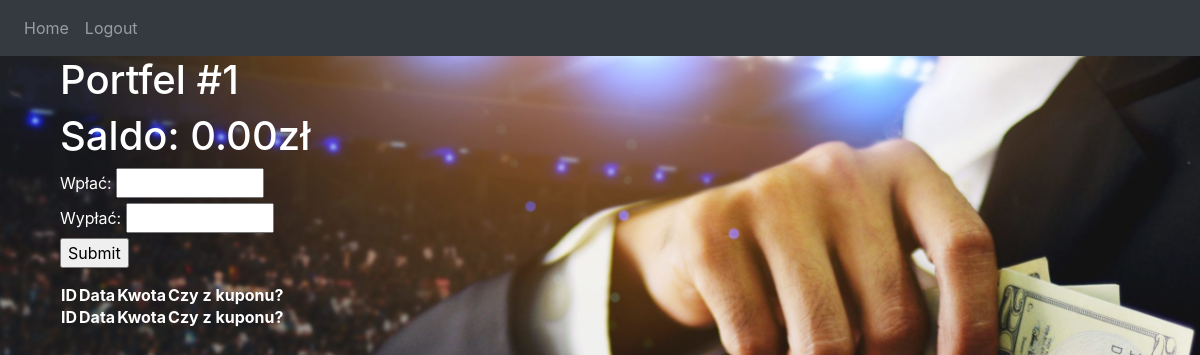
The app's page /portfel1 (signed in), older data.
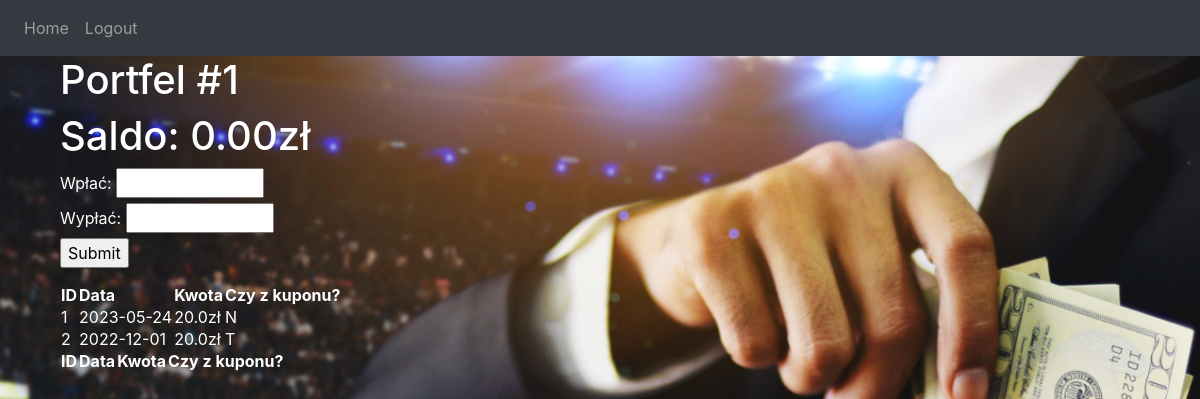
The same page, newer data.
### website/models.py (models this page shows)
class Wplata(db.Model):
    id_wplaty = db.Column(db.Integer, primary_key=True)
    data = db.Column(db.Date, default=func.today(), nullable=False)
    kwota = db.Column(db.Float, nullable=False)
    czy_z_kuponu = db.Column(db.String(1), nullable=False)
    Portfel_id_portfela = db.Column(db.Integer, db.ForeignKey('portfel.id_portfela'))

### website/portfel.py (the view, shortened to what this page needs)
@portfel.route('/portfel1', methods=['GET', 'POST'])
@login_required
def portfel1():
    pn="Portfel #1"
    sql = select(Portfel.id_portfela,Portfel.stan).where(Portfel.id_klienta==current_user.id_user)
    conn = db.engine.connect()
    portfele = conn.execute(sql).first()
    stan=float(portfele[1])
    sql = select(Wplata.id_wplaty,Wplata.data,Wplata.kwota,Wplata.czy_z_kuponu).where(Wplata.Portfel_id_portfela==portfele[0]).order_by(Wplata.data.desc(),Wplata.id_wplaty.desc())
    wplaty = conn.execute(sql).fetchall()
    sql = select(Wyplata.id_wypłaty,Wyplata.data,Wyplata.kwota,Wyplata.czy_z_kuponu).where(Wyplata.Portfel_id_portfela==portfele[0]).order_by(Wyplata.data.desc(),Wyplata.id_wypłaty.desc())
    wyplaty = conn.execute(sql).fetchall()
    sql = select(Portfel.id_portfela,Portfel.stan).where(Portfel.id_klienta==current_user.id_user)
    conn = db.engine.connect()
    portfele = conn.execute(sql).first()
    stan=float(portfele[1])
    sql = select(Wplata.id_wplaty,Wplata.data,Wplata.kwota,Wplata.czy_z_kuponu).where(Wplata.Portfel_id_portfela==portfele[0]).order_by(Wplata.data.desc(),Wplata.id_wplaty.desc())
    wplaty = conn.execute(sql).fetchall()
    sql = select(Wyplata.id_wypłaty,Wyplata.data,Wyplata.kwota,Wyplata.czy_z_kuponu).where(Wyplata.Portfel_id_portfela==portfele[0]).order_by(Wyplata.data.desc(),Wyplata.id_wypłaty.desc())
    wyplaty = conn.execute(sql).fetchall()
    stan="{:.2f}".format(stan)
    ptag="/portfel1"
    return render_template("portfel1.html", user=current_user, pn=pn, payments=wplaty, payoffs=wyplaty,stan=stan,ptag=ptag,type=0)

### website/templates/portfel1.html (shortened to what this page needs)
<html><head>
  </head>
 {% extends "base.html" %} {% block title %}Home{% endblock %} {% block content %}
 <body>
    <div class="container">
    <h1>{{pn}}</h1>
      <h1>Saldo: {{stan}}zł</h1>
    <form onsubmit="submitForm(event)" action={{ptag}} method="POST">
      <label>Wpłać:</label>
      <input type="number" name="deposit" min="0" max="10000" step="0.01">
      <br>
      <label>Wypłać:</label>
      <input type="number" name="payoff" min="0" max="10000" step="0.01">
      <br>
      <input type="submit" value="Submit">
    </form>
      <table>
      <tbody><tr>
        <th>ID</th>
        <th>Data</th>
        <th>Kwota</th>
        <th>Czy z kuponu?</th>
      </tr>
      {% for payment in payments %}
      <tr>
        <td>{{ payment[0] }}</td>
        <td>{{ payment[1]}}</td>
        <td>{{ payment[2]}}zł</td>
        <td>{{ payment[3] }}</td>
      </tr>
      {% endfor %}
    </tbody></table>
    <table>
      <tbody><tr>
        <th>ID</th>
        <th>Data</th>
        <th>Kwota</th>
        <th>Czy z kuponu?</th>
      </tr>
    </tbody></table>  </body>
    {% endblock %}

Row changes from the older to the newer data that the page shows:
added Wplata: id_wplaty "1", data "2023-05-24", kwota "20.0", czy_z_kuponu "N"
added Wplata: id_wplaty "2", payment "2022-12-01", kwota "20.0", czy_z_kuponu "T"
